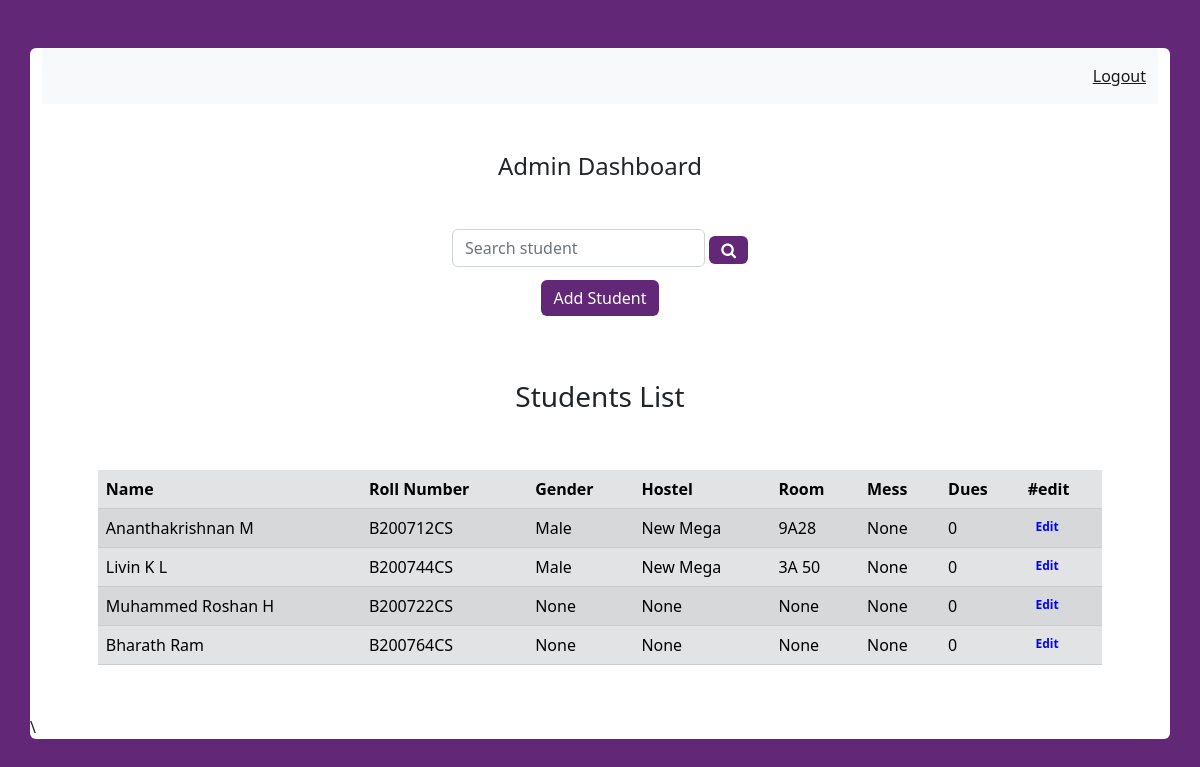
The app's page /A01/admin/admin_student, older data.
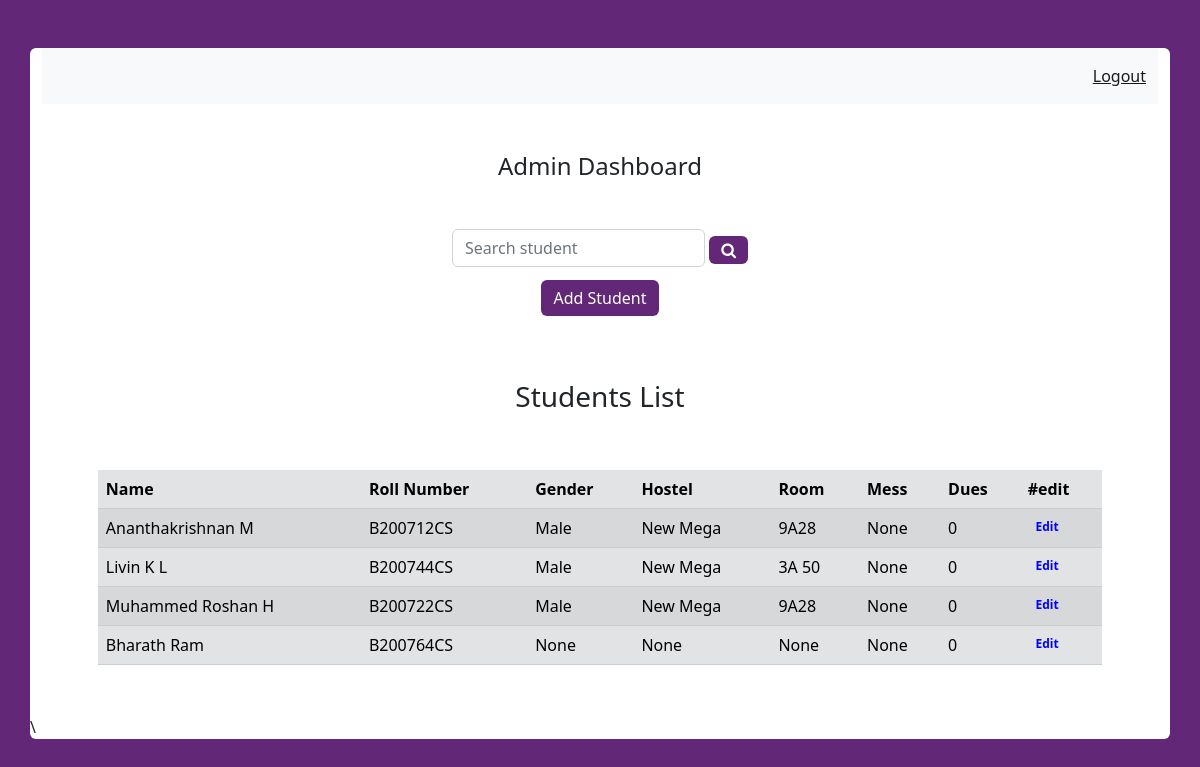
The same page, newer data.
### tables this page shows
CREATE TABLE student (
id integer primary key autoincrement,
username text not null,
name text not null,
pwd text not null,
gender text,
hostel text,
room text,
mess text,
due integer);

### mess.py (the view, shortened to what this page needs)
@app.route('/<username>/admin/admin_student',methods=('GET','POST'))
def admin_student(username):
	user = get_post_admin(username)
	student=get_student_details()
	student_list = list()
	for students in student:
		student_list.append(students['username'])
	return render_template('admin_student.html',student=student,user=user,student_list=student_list)

### mess.py (called while the page is built)
def connect_db():
	conn=sqlite3.connect('database.db')
	conn.row_factory=sqlite3.Row
	return conn

def get_post_admin(username):
	conn=connect_db()
	post=conn.execute('SELECT * FROM admin where username = ?',(username,)).fetchone()
	conn.close()
	if post is None:
		abort(404)
	return post

def get_student_details():
	conn=connect_db()
	post=conn.execute('SELECT * FROM student').fetchall()
	conn.close()
	if post is None:
		abort(404)
	return post

### templates/admin_student.html (shortened to what the changed rows need)
<html lang="en" dir="ltr">
<head>
</head>
<link href="https://cdn.jsdelivr.net/npm/bootstrap@5.2.0-beta1/dist/css/bootstrap.min.css" rel="stylesheet">
<link rel="stylesheet" href="{{ url_for('static', filename='css/profile_style.css') }}">
<link rel="stylesheet" href="https://cdnjs.cloudflare.com/ajax/libs/font-awesome/4.7.0/css/font-awesome.min.css">
    <link href="http://ajax.googleapis.com/ajax/libs/jqueryui/1.8.16/themes/ui-lightness/jquery-ui.css"
        rel="stylesheet" type="text/css" />
<body>
    <div class="container rounded bg-white mt-5 mb-5">
        <div class="row">
                <div class="container" style="padding-bottom: 3%;overflow: visible;">
                    <div class="mt-5 text-center">
                        <center>
                          <table class="table table-striped table-secondary" style="width: 90%;">
                            <thead>
                              <tr>
                                <th scope="col">Name</th>
                                <th scope="col">Roll Number</th>
                                <th scope="col">Gender</th>
                                <th scope="col">Hostel</th>
                                <th scope="col">Room</th>
                                <th scope="col">Mess</th>
                                <th scope="col">Dues</th>
                                <th scope="col">#edit</th>
                              </tr>
                            </thead>
                            <tbody>
                                {% for stud in student %}
                                    <tr>
                                        <td>{{stud['name']}}</td>
                                        <td>{{stud['username']}}</td>
                                        <td>{{stud['gender']}}</td>
                                        <td>{{stud['hostel']}}</td>
                                        <td>{{stud['room']}}</td>
                                        <td>{{stud['mess']}}</td>
                                        <td>{{stud['due']}}</td>
                                        <td><a href="{{ url_for('edit_student',username=user['username'], studname=stud['name']) }}">
    <span class="badge badge-danger"  style="color:blue;" class="txt">Edit</span></a></td>
                                    </tr>
                                {% endfor %}
                            </tbody>
                        </table>
                        </center>
                    </div>
                </div> \
        </div>
    </div>
</body>
</html>

Row changes from the older to the newer data that the page shows:
changed student "Muhammed Roshan H": gender "None" → "Male"; hostel "None" → "New Mega"; room "None" → "9A28"
